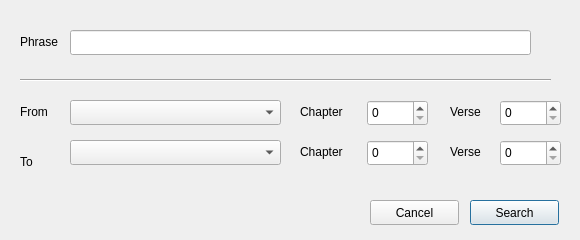
<?xml version="1.0" encoding="UTF-8"?>
<ui version="4.0">
 <class>SearchDiag</class>
 <widget class="QDialog" name="SearchDiag">
  <property name="geometry">
   <rect>
    <x>0</x>
    <y>0</y>
    <width>580</width>
    <height>240</height>
   </rect>
  </property>
  <property name="windowTitle">
   <string>Dialog</string>
  </property>
  <widget class="QLineEdit" name="phraseEdit">
   <property name="geometry">
    <rect>
     <x>70</x>
     <y>30</y>
     <width>461</width>
     <height>25</height>
    </rect>
   </property>
  </widget>
  <widget class="QComboBox" name="fromBook">
   <property name="geometry">
    <rect>
     <x>70</x>
     <y>100</y>
     <width>211</width>
     <height>25</height>
    </rect>
   </property>
  </widget>
  <widget class="QLabel" name="label">
   <property name="geometry">
    <rect>
     <x>20</x>
     <y>33</y>
     <width>67</width>
     <height>17</height>
    </rect>
   </property>
   <property name="text">
    <string>Phrase</string>
   </property>
  </widget>
  <widget class="QLabel" name="label_2">
   <property name="geometry">
    <rect>
     <x>20</x>
     <y>103</y>
     <width>67</width>
     <height>17</height>
    </rect>
   </property>
   <property name="text">
    <string>From</string>
   </property>
  </widget>
  <widget class="QLabel" name="label_3">
   <property name="geometry">
    <rect>
     <x>20</x>
     <y>153</y>
     <width>67</width>
     <height>17</height>
    </rect>
   </property>
   <property name="text">
    <string>To</string>
   </property>
  </widget>
  <widget class="QComboBox" name="toBook">
   <property name="geometry">
    <rect>
     <x>70</x>
     <y>140</y>
     <width>211</width>
     <height>25</height>
    </rect>
   </property>
  </widget>
  <widget class="QSpinBox" name="fromChp">
   <property name="geometry">
    <rect>
     <x>367</x>
     <y>100</y>
     <width>61</width>
     <height>26</height>
    </rect>
   </property>
   <property name="layoutDirection">
    <enum>Qt::LeftToRight</enum>
   </property>
  </widget>
  <widget class="QLabel" name="label_4">
   <property name="geometry">
    <rect>
     <x>300</x>
     <y>103</y>
     <width>67</width>
     <height>17</height>
    </rect>
   </property>
   <property name="text">
    <string>Chapter</string>
   </property>
  </widget>
  <widget class="QSpinBox" name="toChp">
   <property name="geometry">
    <rect>
     <x>367</x>
     <y>140</y>
     <width>61</width>
     <height>26</height>
    </rect>
   </property>
  </widget>
  <widget class="QLabel" name="label_5">
   <property name="geometry">
    <rect>
     <x>300</x>
     <y>143</y>
     <width>67</width>
     <height>17</height>
    </rect>
   </property>
   <property name="text">
    <string>Chapter</string>
   </property>
  </widget>
  <widget class="QLabel" name="label_6">
   <property name="geometry">
    <rect>
     <x>450</x>
     <y>103</y>
     <width>67</width>
     <height>17</height>
    </rect>
   </property>
   <property name="text">
    <string>Verse</string>
   </property>
  </widget>
  <widget class="QLabel" name="label_7">
   <property name="geometry">
    <rect>
     <x>450</x>
     <y>143</y>
     <width>67</width>
     <height>17</height>
    </rect>
   </property>
   <property name="text">
    <string>Verse</string>
   </property>
  </widget>
  <widget class="QSpinBox" name="fromVrs">
   <property name="geometry">
    <rect>
     <x>500</x>
     <y>100</y>
     <width>61</width>
     <height>26</height>
    </rect>
   </property>
  </widget>
  <widget class="QSpinBox" name="toVrs">
   <property name="geometry">
    <rect>
     <x>500</x>
     <y>140</y>
     <width>61</width>
     <height>26</height>
    </rect>
   </property>
  </widget>
  <widget class="Line" name="line">
   <property name="geometry">
    <rect>
     <x>20</x>
     <y>70</y>
     <width>531</width>
     <height>20</height>
    </rect>
   </property>
   <property name="orientation">
    <enum>Qt::Horizontal</enum>
   </property>
  </widget>
  <widget class="QPushButton" name="searchBtn">
   <property name="geometry">
    <rect>
     <x>470</x>
     <y>200</y>
     <width>89</width>
     <height>25</height>
    </rect>
   </property>
   <property name="text">
    <string>Search</string>
   </property>
  </widget>
  <widget class="QPushButton" name="cancelBtn">
   <property name="geometry">
    <rect>
     <x>370</x>
     <y>200</y>
     <width>89</width>
     <height>25</height>
    </rect>
   </property>
   <property name="text">
    <string>Cancel</string>
   </property>
  </widget>
 </widget>
 <resources/>
 <connections/>
</ui>
